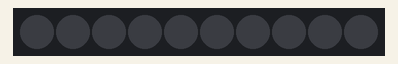
This sketch was run on a simulated Arduino Uno, built with avr-gcc and run on an emulated ATmega328P. Shown: 10 RGB LEDs in strip order, left to right.

Above: at 0.1 s.
At 1.1 s:
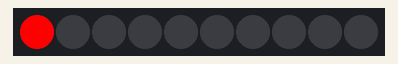
At 2.1 s:
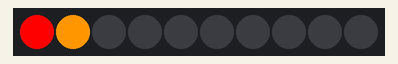
At 5.1 s:
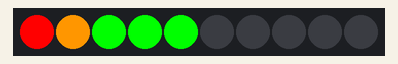
At 7.1 s:
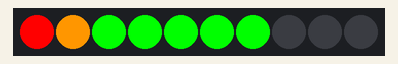
At 10.1 s:
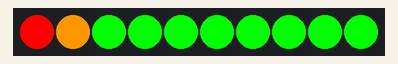

The sketch:

main.ino
```cpp
#include <Grove_LED_Bar.h> //引入headfile

int i;

Grove_LED_Bar _bar2(5, 4, 0); //Clock Pin, Data Pin, Orientation

void setup() {
  _bar2.begin();
}

void loop() {
  for (i=0;i<=10;i++){
    _bar2.setLevel(i);
    delay(1000);
    }
  delay(1000);
}
```

Measured:
- by itself, everything shown: repeats every 12.0 s, in 11 steps
- what the display in image 1 shows lasts 1.0 s, from 1.0 s to 2.0 s
- what the display in image 5 shows lasts 2.0 s, from 10.0 s to 12.0 s
